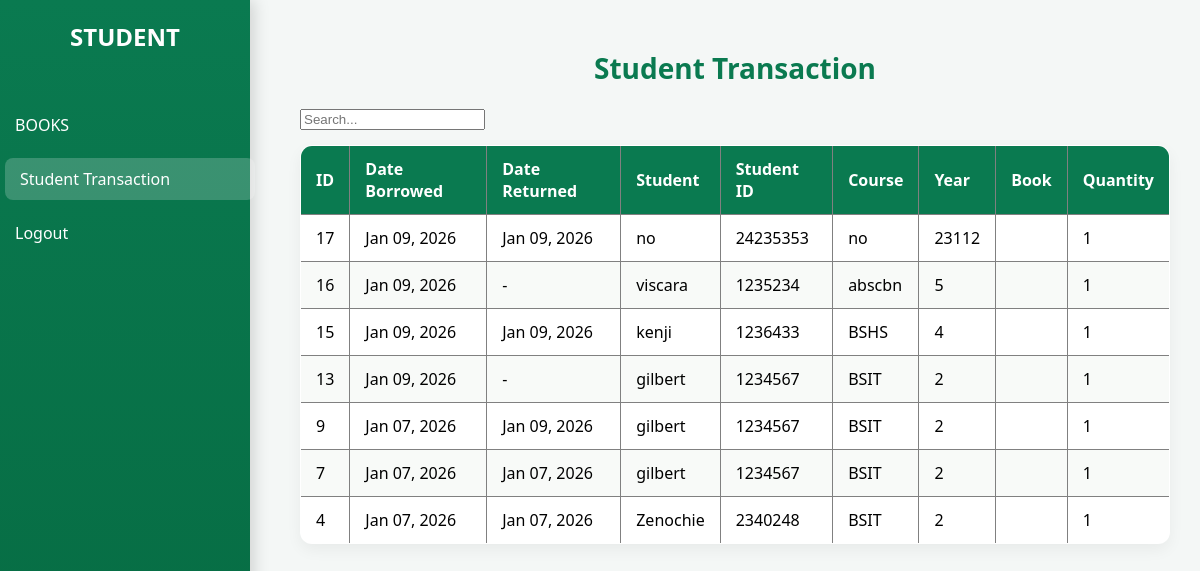
Before: /pisti/student_transaction.php (signed in) with the older database file.
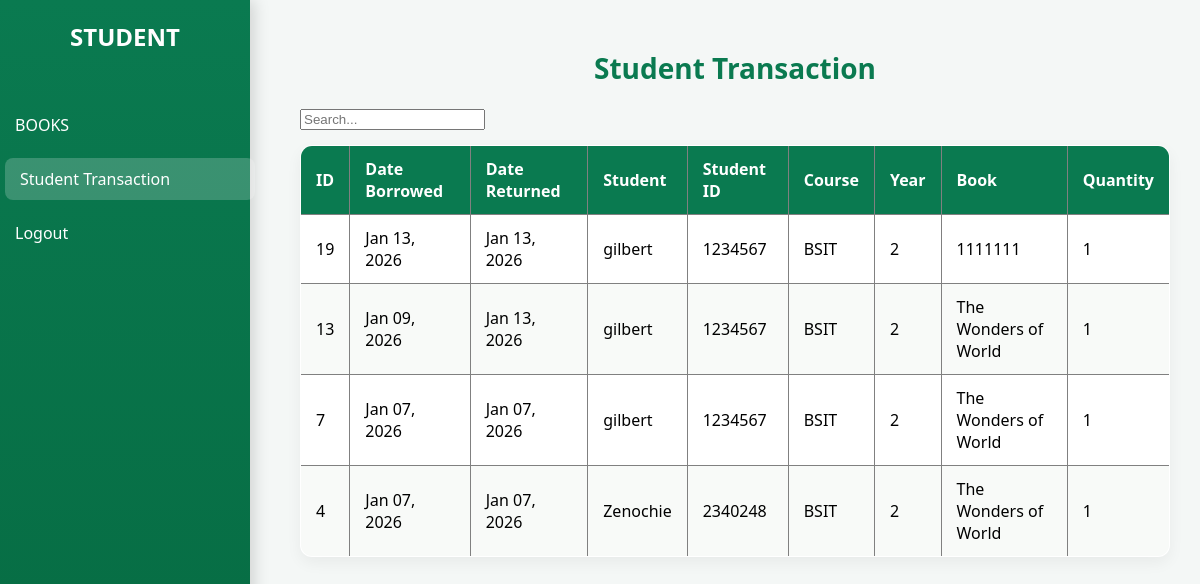
After: the same page with the newer database file.
### tables this page shows
CREATE TABLE `transactions` (
  `transaction_id` int(11) NOT NULL,
  `student_id` int(7) NOT NULL,
  `book_id` int(11) NOT NULL,
  `date_borrowed` date NOT NULL,
  `date_returned` date DEFAULT NULL,
  `quantity` int(11) DEFAULT 1
);

CREATE TABLE `students` (
  `student_id` int(7) NOT NULL,
  `student_name` varchar(255) NOT NULL,
  `course` varchar(100) NOT NULL,
  `phone_number` varchar(20) NOT NULL,
  `year` int(11) NOT NULL
);

CREATE TABLE `books` (
  `book_id` int(11) NOT NULL,
  `Title` varchar(255) NOT NULL,
  `category` varchar(100) NOT NULL,
  `status` enum('Available','Borrowed','Defective','Out of Stock') DEFAULT 'Available',
  `volume` int(11) NOT NULL,
  `available` int(11) DEFAULT 0,
  `borrowed` int(11) DEFAULT 0,
  `Author` varchar(255) NOT NULL,
  `Accession_Number` int(15) NOT NULL,
  `Masterlist` varchar(255) NOT NULL,
  `Book_Year` int(254) NOT NULL
);

### pisti/student_transaction.php (the view, shortened to what this page needs)
<?php
include "db.php";
$sql = "
    SELECT t.transaction_id,
           t.date_borrowed,
           t.date_returned,
           s.student_name,
           s.student_id,
           s.course,
           s.year,
           b.Title
    FROM transactions t
    LEFT JOIN students s ON t.student_id = s.student_id
    LEFT JOIN books b ON t.book_id = b.book_id
    ORDER BY t.transaction_id DESC
";
$transactions = $conn->query($sql);
?>
<!DOCTYPE html>
<html>
<head>
    <link rel="stylesheet" href="style.css">
</head>
<body>
<aside class="sidebar">
    <h2>STUDENT</h2>
    <ul>
        <li><a href="Books.php">BOOKS</a></li>
        <li><a href="student_transaction.php" class="active">Student Transaction</a></li>
        <li><a href="logout.php">Logout</a></li>
    </ul>
</aside>
<div class="main">
    <h1>Student Transaction</h1>
    <input type="text" id="searchInput" placeholder="Search..." onkeyup="searchTable()">
    <table id="transactionTable" border="1" cellpadding="5" cellspacing="0">
        <thead>
            <tr>
                <th>ID</th>
                <th>Date Borrowed</th>
                <th>Date Returned</th>
                <th>Student</th>
                <th>Student ID</th>
                <th>Course</th>
                <th>Year</th>
                <th>Book</th>
                <th>Quantity</th>
            </tr>
        </thead>
        <tbody>
            <?php while($row = $transactions->fetch_assoc()): ?>
                <tr>
                    <td><?= htmlspecialchars($row['transaction_id']) ?></td>
                    <td><?= $row['date_borrowed'] ? date("M d, Y", strtotime($row['date_borrowed'])) : '-' ?></td>
                    <td><?= $row['date_returned'] ? date("M d, Y", strtotime($row['date_returned'])) : '-' ?></td>
                    <td><?= htmlspecialchars($row['student_name']) ?></td>
                    <td><?= htmlspecialchars($row['student_id']) ?></td>
                    <td><?= htmlspecialchars($row['course']) ?></td>
                    <td><?= htmlspecialchars($row['year']) ?></td>
                    <td><?= htmlspecialchars($row['Title']) ?></td>
                    <td>1</td>
                </tr>
            <?php endwhile; ?>
        </tbody>
    </table>
</div>
</body>
</html>

Changed rows visible on the page:
removed transactions: transaction_id "17", date_borrowed "Jan 09, 2026", date_returned "Jan 09, 2026", student.student_name "no", student.student_id "24235353", student.course "no", student.year "23112"
removed transactions: transaction_id "16", date_borrowed "Jan 09, 2026", student.student_name "viscara", student.student_id "1235234", student.course "abscbn", student.year "5"
removed transactions: transaction_id "15", date_borrowed "Jan 09, 2026", date_returned "Jan 09, 2026", student.student_name "kenji", student.student_id "1236433", student.course "BSHS", student.year "4"
removed transactions: transaction_id "9", date_borrowed "Jan 07, 2026", date_returned "Jan 09, 2026", student.student_name "gilbert", student.student_id "1234567", student.course "BSIT", student.year "2"
added transactions: transaction_id "19", date_borrowed "Jan 13, 2026", date_returned "Jan 13, 2026", student.student_name "gilbert", student.student_id "1234567", student.course "BSIT", student.year "2", book.Title "1111111"
changed transactions "Jan 09, 2026": date_returned (not shown) → "Jan 13, 2026"; book.Title (not shown) → "The Wonders of World"; no longer shows "-"
changed through a linked row, transactions id 7: book.Title (not shown) → "The Wonders of World"
changed through a linked row, transactions "Zenochie": book.Title (not shown) → "The Wonders of World"
